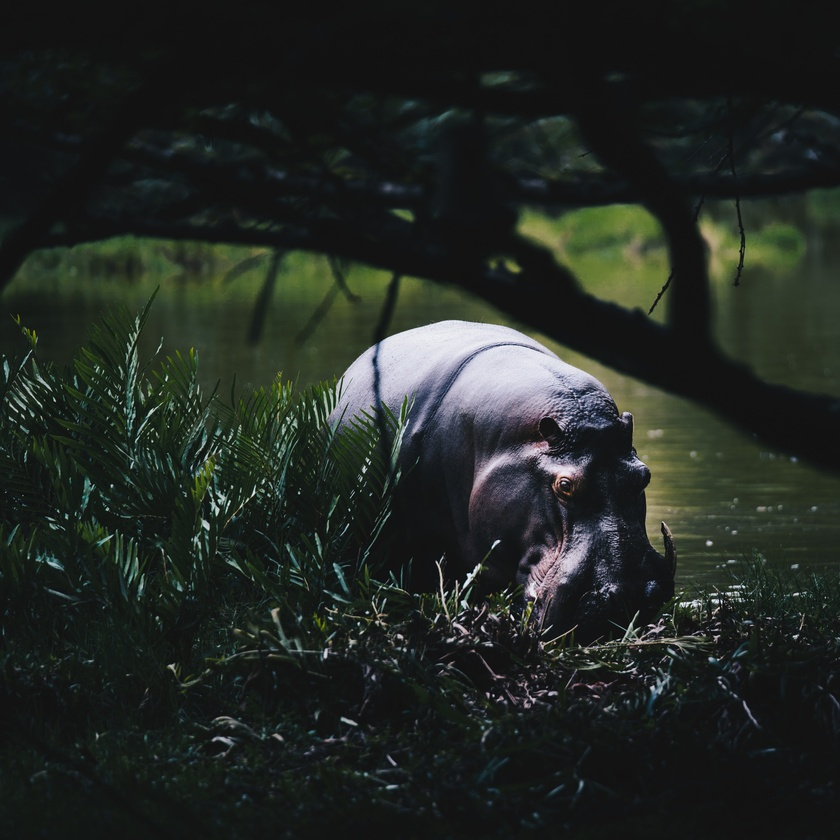
#> input picture images/main_image.jpg, 840 x 840 px, shrunk from 4016 x 4016 before the run
$ python DDM.py   (older library calls are emulated)
#> lines starting #> are read from the running program, lines starting #| are printed output that depends on the picture
import cv2
import numpy
import scipy.interpolate
import scipy.misc
import time
from datetime import timedelta


class DammstenderDeleigle(object):
    """ Метод Дармстедтера-Делейгла-Квисквотера-Макка """

    def __init__(self, input_image_path, input_file_path=None, steg_image_path=None):
#> called with input_image_path = 'images/main_image.jpg', input_file_path = 'images/key.png'
        self.start_time = time.time()

        img = cv2.imread(input_image_path)
#> img is the input picture: shape (840, 840, 3); mean B, G, R 36.3, 41.1, 35.7
        # im_color = cv2.applyColorMap(img, cv2.COLORMAP_HSV)

        self.R = img[:, :, 0] # красный канал
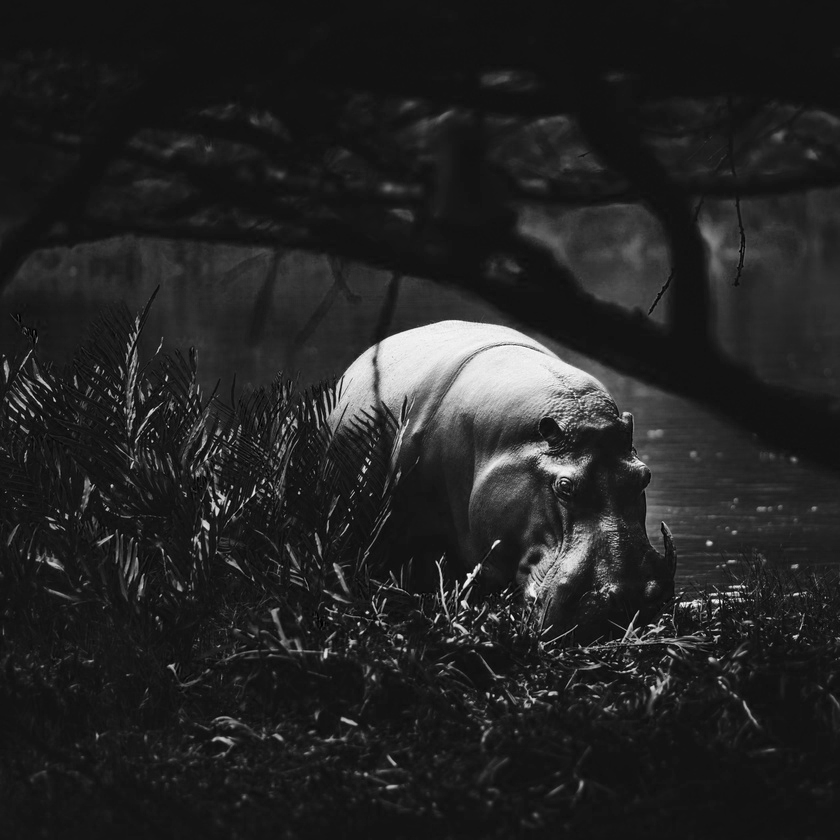
#> self.R: shape (840, 840); min 0, max 255, mean 36.3
        self.G = img[:, :, 1] # зеленый канал
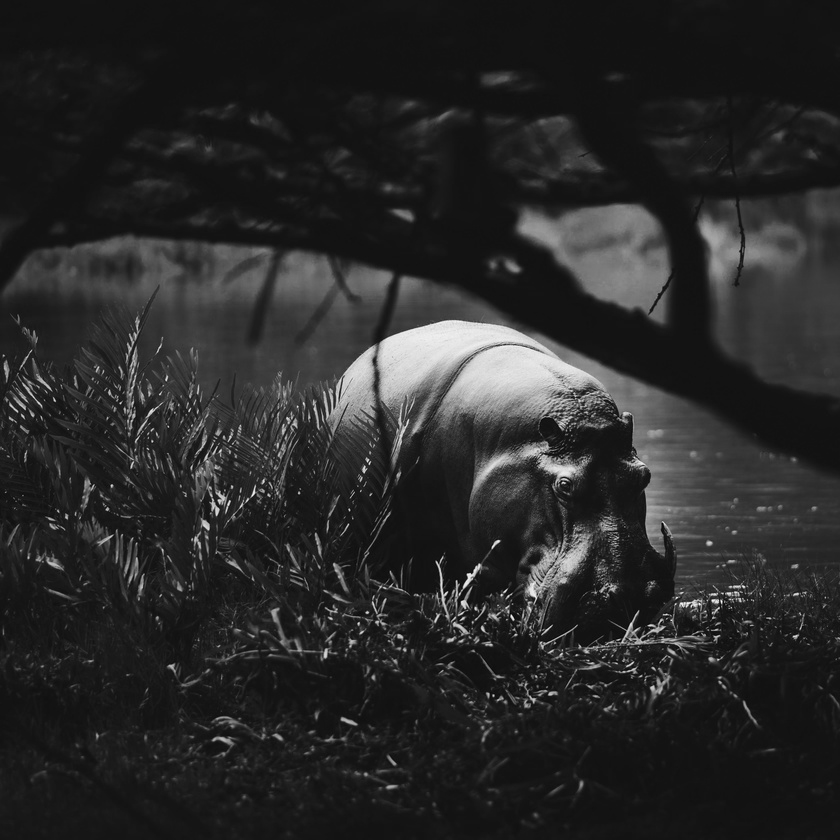
#> self.G: shape (840, 840); min 1, max 255, mean 41.1
        self.B = img[:, :, 2] # синий канал - модифицируемый
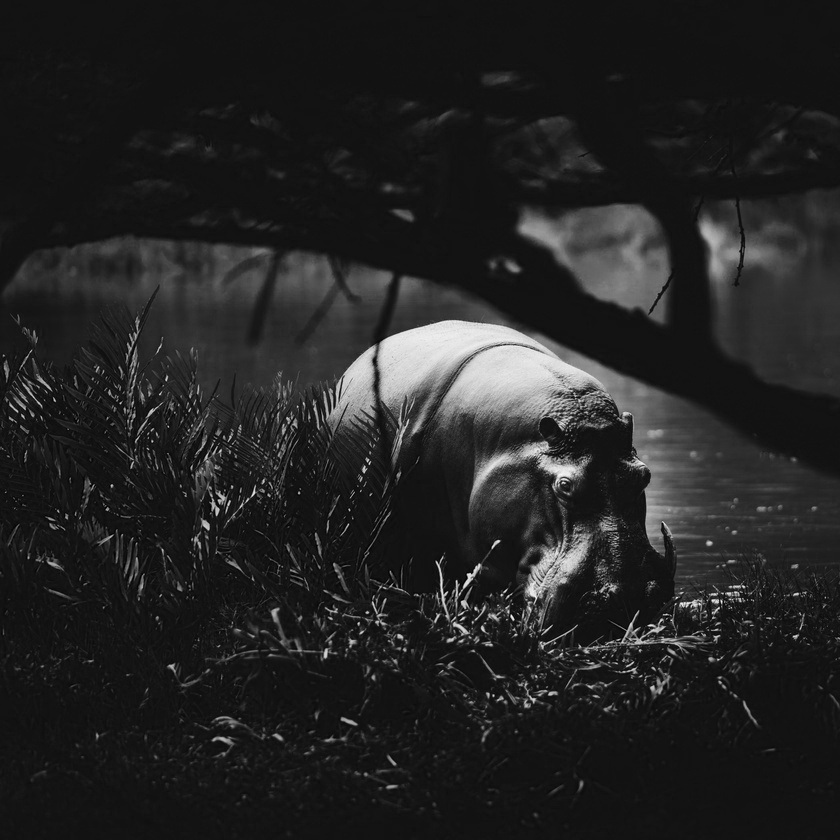
#> self.B: shape (840, 840); min 0, max 248, mean 35.7
        # print(self.B)

        self.X = len(self.B)   # размер по X
#> self.X = 840
        self.Y = len(self.B[1])   # размер по Y
#> self.Y = 840
        self.N = 8 # размер блока

        self.Ns = int(self.X * self.Y / (self.N * self.N)) # количество блоков
#> self.Ns = 11025

        self.fractal_key_with_watermark = cv2.imread(input_file_path) # встраиваемое изображение
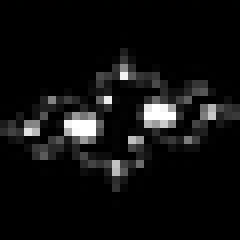
#> input picture images/key.png, 30 x 30 px, shrunk from 145 x 145 before the run (shown 8 times larger)
#> self.fractal_key_with_watermark is the input picture: shape (30, 30, 3); mean B, G, R 15.8, 15.8, 15.8
        self.fractal_key_with_watermarkR = self.fractal_key_with_watermark[:, :, 0] # красный канал встр. изобр.

        # print(self.fractal_key_with_watermarkR)
        self.S = self.segment()
#> the loop in segment, `for b in range(self.Ns):` made 11025 passes
#> (r1, r2) on passes 1 to 3: (1, 9), (9, 17), (17, 25)
#> after the loop in segment, `for b in range(self.Ns):`: S = 11025 items; c1 = 0; c2 = 8
#> self.S = 11025 items

        BW = self.getBW()
#> the loop in getBW, `for i in range(len(self.fractal_key_with_watermarkR)):` made 30 passes
#> after the loop in getBW, `for i in range(len(self.fractal_key_with_watermarkR)):`: BW = 900 values, max 255 at index 255, min 0 at index 0, mean 10.48
        Mvec_bin = self.getBWbits(BW)
#> in getBWbits, `bytes = numpy.fromiter(BW, dtype="uint8")`: bytes has the same summary as BW in getBW
#> Mvec_bin = 7200 values, max 1 at index 2040, min 0 at index 0, mean 0.0411

        self.Lm = len(Mvec_bin)
#> self.Lm = 7200

        self.Zone()

        print("{}".format(str(timedelta(seconds=time.time() - self.start_time))))

    def segment(self):
        """ Разбиение контейнера на сигменты """

        c1 = 0  # левая граница столбцов
        c2 = self.N # правая граница столбцов

        S = [] # массив(вектор) формируем из матрицы X * Y блоками N * N

        for b in range(self.Ns):
            r1 = (self.N * (b) + 1) % self.X
            r2 = r1 + self.N
            S.append(self.B[r1:r2, c1:c2]) # записываем блок в вектор
            if r2 == self.X:
                c1 = c1 + self.N
                c2 = c2 + self.N

        # print(S)
        return S
        # print(S[18220])

    def getBW(self):

        BW = []
        for i in range(len(self.fractal_key_with_watermarkR)): # переводим матрицу в вектор
            for j in range(len(self.fractal_key_with_watermarkR[0])):
                pixel = self.fractal_key_with_watermarkR[i, j]

                if pixel > 127:  # делаем изображение чёрно-белым
                    BW.append(255)
                else:
                    BW.append(0)

        return BW

    def getBWbits(self, BW):
        """ получаем биты встраиваемого изображения """
        bytes = numpy.fromiter(BW, dtype="uint8")
        return numpy.unpackbits(bytes)

    def Zone(self):
        """ разбиение на зоны """
        print(self.Lm, len(self.S))
#| 7200 11025
        allZones = []
        for s in range(self.Lm):
            f = numpy.zeros(self.N * self.N)
            Block = self.S[s]

            p = 0
            for i in range(len(Block)):
                for j in range(len(Block[0])):
                    f[p] = Block[i, j]
                    p += 1

            F = sorted(f)
            r = 10
            Ksi = numpy.zeros(r)
            Phi = numpy.zeros(r)

            for x in range(r):
                Ksi[x] = x * round(self.N * self.N / (r - 1))

            Ksi[0] = 1
            Ksi[r-1] = self.N * self.N

            for x in range(len(Ksi)):
                Phi[x] = F[int(Ksi[x])-1]

            Smax = 0
            alpha = 0

            Spline = scipy.interpolate.PchipInterpolator(Ksi, Phi)
            deriv = Spline.derivative()
            for w in range(self.N * self.N):
                sp = deriv(w)
                if sp > Smax:
                    Smax = sp
                    alpha = w
            if alpha == 0:
                alpha = self.N * self.N /2
            elif alpha == 1:
                alpha = 2
            elif alpha == self.N * self.N:
                alpha = self.N * self.N - 1

            T1 = 6
            T2 = 3
            B_mn = 0
            B_pl = 0
            Zone1 = numpy.zeros((self.N, self.N))

            if Smax < T1:
                for i in range(self.N):
                    for j in range(self.N):
                        Zone1[i, j] = (j + 1) % 2 + 1

            if Smax > T1:
                for x in range(alpha, 1, -1):
                    if x == 1:
                        B_mn = alpha

                    if (F[alpha] - F[x]) > T2:
                        B_mn = x
                        break

                for x in range(alpha, self.N * self.N):
                    if x == self.N * self.N:
                        B_pl = alpha

                    if (F[x] - F[alpha]) > T2:
                        B_pl = x
                        break

                for i in range(self.N):
                    for j in range(self.N):
                        try:
                            if Block[i, j] <= F[B_mn]: Zone1[i, j] = 1
                            if Block[i, j] >= F[B_pl]: Zone1[i, j] = 2
                            if (Block[i, j] > F[B_mn]) and (Block[i, j] < F[B_pl]): Zone1[i, j] = 3
                        except Exception as e:
                            print(len(F), F, '\n', Zone1, i, j, B_mn, '\n', Block)
                            raise e

            allZones.append(Zone1)

        print(allZones[0], '\n====\n', allZones[94])
#> (printed output is left out)


if __name__ == '__main__':
    DammstenderDeleigle('images/main_image.jpg', input_file_path='images/key.png')
